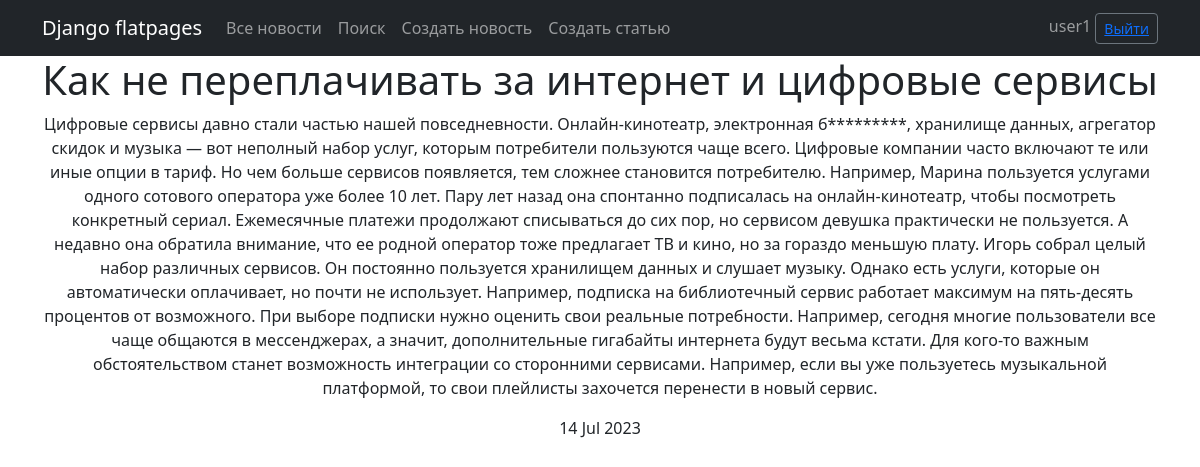
Page /news/2 (signed in) on the committed database.
### news/models.py (models this page shows, shortened)
class Post(models.Model):
    news = 'N'
    article = 'A'
    POSITIONS = [
        (news, 'Новость'),
        (article, 'Статья')
    ]
    author = models.ForeignKey(Author, on_delete=models.CASCADE)
    select = models.CharField(max_length=1, choices=POSITIONS, default=news)
    datetime = models.DateTimeField(auto_now_add=True)
    title = models.CharField(max_length=255)
    text = models.TextField()
    rating = models.IntegerField(default=0)

### news/views.py (the view)
# urls.py: path('<int:pk>', PostDetail.as_view(), name='post_detal'),
class PostDetail(LoginRequiredMixin, DetailView):
    model = Post
    template_name = 'new.html'
    context_object_name = 'post'

### news/templatetags/custom_filters.py (called while the page is built)
@register.filter()
def censor(value):
    def check_word(word):
        for j in range(0, len(word_list)):
            if word.lower() == word_list[j]:
                new_word = word[0]
                for k in range(1, len(word)):
                    new_word += '*'
                word = new_word
        return word
    if type(value) != str:
        return 'Ошибка: "value" не строка!'
    s = ''
    i = 0
    new_word = ''
    while i < len(value):
        c = value[i]
        if (c != ' ') and (c != '.') and (c != ',') and (c != '!') and (c != '?') and (c != ' '):
            new_word += c
        else:
            if new_word != '':
                s = s + check_word(new_word) + c
                new_word = ''
            else:
                s += c
        i += 1
    if new_word != '':
        s = s + check_word(new_word)
    return s

### templates/new.html (shortened to what this page needs)
{% extends 'flatpages/default.html' %}
{% load custom_filters %}
{% block content %}
<h1>{{ post.title|censor }}</h1>
<p>{{ post.text|censor }}</p>
<p>{{ post.datetime|date:'d M Y' }}</p>
{% endblock content %}

### templates/flatpages/default.html (shortened to what this page needs)
<!DOCTYPE html>
<html lang="en">
    <head>
        {% load static %}
        <link href="{% static 'css/styles.css' %}" rel="stylesheet" />
    </head>
    <body>
        <nav class="navbar navbar-expand-lg navbar-dark bg-dark static-top">
           <div class="container">
               <a class="navbar-brand" href="#">Django flatpages</a>
               <div class="collapse navbar-collapse" id="navbarResponsive">
                   <ul class="navbar-nav ml-auto">
                       <li class="nav-item">
                           <a class="nav-link" href="/news">Все новости</a>
                       </li>
                       <li class="nav-item">
                           <a class="nav-link" href="/news/search/">Поиск</a>
                       </li>
                       <li class="nav-item">
                           <a class="nav-link" href="/news/create/">Создать новость</a>
                       </li>
                       <li class="nav-item">
                           <a class="nav-link" href="/articles/create/">Создать статью</a>
                       </li>
                   </ul>
               </div>
               <form class="form-inline">
               <span class="navbar-text">
                   {{request.user.username}}
               </span>
               <button class="btn btn-sm btn-outline-secondary" type="button"> <a href="/sign/logout/">Выйти</a> </button>
               </form>
           </div>
        </nav>
        <div class="container">
           <div class="row">
               <div class="col-lg-12 text-center">
                   {% block content %}{% endblock content %}
               </div>
           </div>
        </div>
    </body>
</html>

### rows in the picture
Post: title|censor "Как не переплачивать за интернет и цифровые сервисы", text|censor "Цифровые сервисы давно стали частью нашей повседневности. Онлайн-кинотеатр, электронная б*********, хранилище данных, агрегатор скидок и музыка — вот неполный набор услуг, которым потребители пользуются чаще всего. Цифровые компании часто включают те или иные опции в тариф. Но чем больше сервисов появляется, тем сложнее становится потребителю. Например, Марина пользуется услугами одного сотового оператора уже более 10 лет. Пару лет назад она спонтанно подписалась на онлайн-кинотеатр, чтобы посмотреть конкретный сериал. Ежемесячные платежи продолжают списываться до сих пор, но сервисом девушка практически не пользуется. А недавно она обратила внимание, что ее родной оператор тоже предлагает…", datetime "14 Jul 2023"

### other values in the picture
{{ request.user.username }} "user1"
